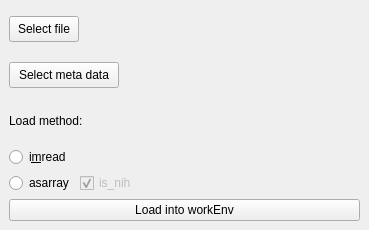
<?xml version="1.0" encoding="UTF-8"?>
<ui version="4.0">
 <class>DockWidget</class>
 <widget class="QDockWidget" name="DockWidget">
  <property name="geometry">
   <rect>
    <x>0</x>
    <y>0</y>
    <width>369</width>
    <height>230</height>
   </rect>
  </property>
  <property name="floating">
   <bool>true</bool>
  </property>
  <property name="windowTitle">
   <string>Tiff file &amp;I/O</string>
  </property>
  <widget class="QWidget" name="dockWidgetContents">
   <layout class="QGridLayout" name="gridLayout">
    <item row="5" column="0">
     <widget class="QPushButton" name="btnLoadIntoWorkEnv">
      <property name="text">
       <string>Load into workEnv</string>
      </property>
     </widget>
    </item>
    <item row="3" column="0">
     <widget class="QRadioButton" name="radioButtonImread">
      <property name="text">
       <string>i&amp;mread</string>
      </property>
     </widget>
    </item>
    <item row="2" column="0">
     <widget class="QLabel" name="label">
      <property name="text">
       <string>Load method:</string>
      </property>
     </widget>
    </item>
    <item row="4" column="0">
     <layout class="QHBoxLayout" name="horizontalLayout_2">
      <item>
       <widget class="QRadioButton" name="radioButtonAsarray">
        <property name="text">
         <string>asarray</string>
        </property>
       </widget>
      </item>
      <item>
       <widget class="QCheckBox" name="checkBox">
        <property name="enabled">
         <bool>false</bool>
        </property>
        <property name="text">
         <string>is_nih</string>
        </property>
        <property name="checked">
         <bool>true</bool>
        </property>
       </widget>
      </item>
      <item>
       <spacer name="horizontalSpacer">
        <property name="orientation">
         <enum>Qt::Horizontal</enum>
        </property>
        <property name="sizeHint" stdset="0">
         <size>
          <width>40</width>
          <height>20</height>
         </size>
        </property>
       </spacer>
      </item>
     </layout>
    </item>
    <item row="0" column="0">
     <layout class="QHBoxLayout" name="horizontalLayout">
      <item>
       <widget class="QPushButton" name="btnSelectTiff">
        <property name="maximumSize">
         <size>
          <width>70</width>
          <height>26</height>
         </size>
        </property>
        <property name="text">
         <string>Select file</string>
        </property>
       </widget>
      </item>
      <item>
       <widget class="QLabel" name="labelFileTiff">
        <property name="text">
         <string/>
        </property>
        <property name="textInteractionFlags">
         <set>Qt::LinksAccessibleByMouse|Qt::TextSelectableByKeyboard|Qt::TextSelectableByMouse</set>
        </property>
       </widget>
      </item>
     </layout>
    </item>
    <item row="1" column="0">
     <layout class="QHBoxLayout" name="horizontalLayout_3">
      <item>
       <widget class="QPushButton" name="btnSelectMetaFile">
        <property name="maximumSize">
         <size>
          <width>110</width>
          <height>26</height>
         </size>
        </property>
        <property name="text">
         <string>Select meta data</string>
        </property>
       </widget>
      </item>
      <item>
       <widget class="QLabel" name="labelFileMeta">
        <property name="text">
         <string/>
        </property>
        <property name="textInteractionFlags">
         <set>Qt::LinksAccessibleByMouse|Qt::TextSelectableByKeyboard|Qt::TextSelectableByMouse</set>
        </property>
       </widget>
      </item>
     </layout>
    </item>
   </layout>
  </widget>
 </widget>
 <tabstops>
  <tabstop>btnSelectTiff</tabstop>
  <tabstop>btnSelectMetaFile</tabstop>
  <tabstop>radioButtonImread</tabstop>
  <tabstop>radioButtonAsarray</tabstop>
  <tabstop>checkBox</tabstop>
  <tabstop>btnLoadIntoWorkEnv</tabstop>
 </tabstops>
 <resources/>
 <connections>
  <connection>
   <sender>radioButtonAsarray</sender>
   <signal>toggled(bool)</signal>
   <receiver>checkBox</receiver>
   <slot>setEnabled(bool)</slot>
   <hints>
    <hint type="sourcelabel">
     <x>78</x>
     <y>126</y>
    </hint>
    <hint type="destinationlabel">
     <x>238</x>
     <y>131</y>
    </hint>
   </hints>
  </connection>
 </connections>
</ui>
